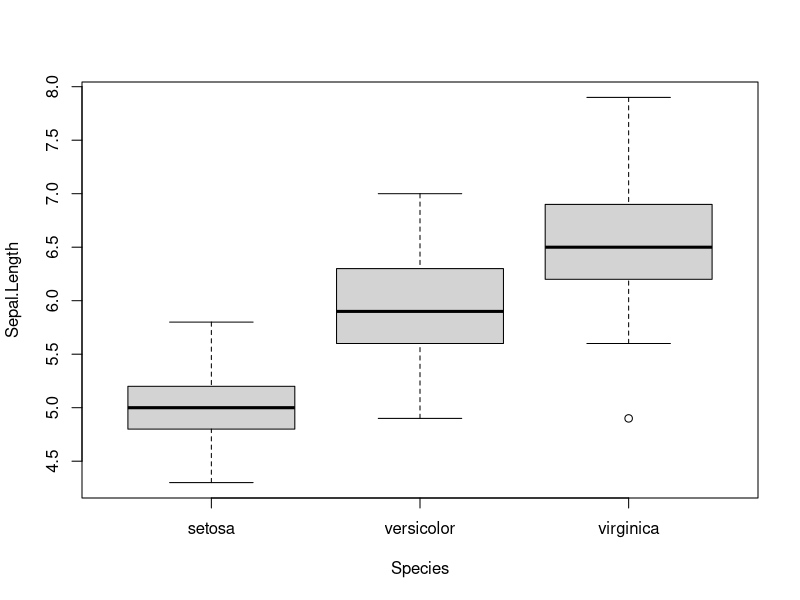
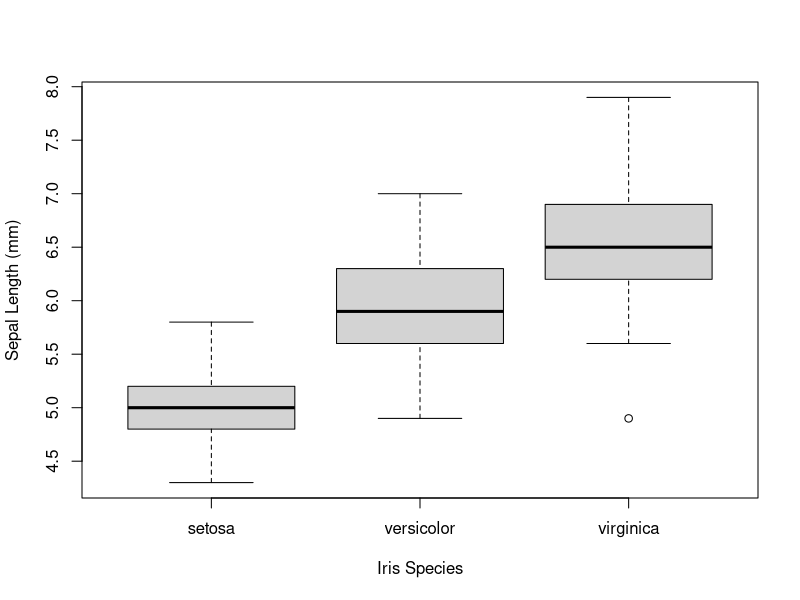
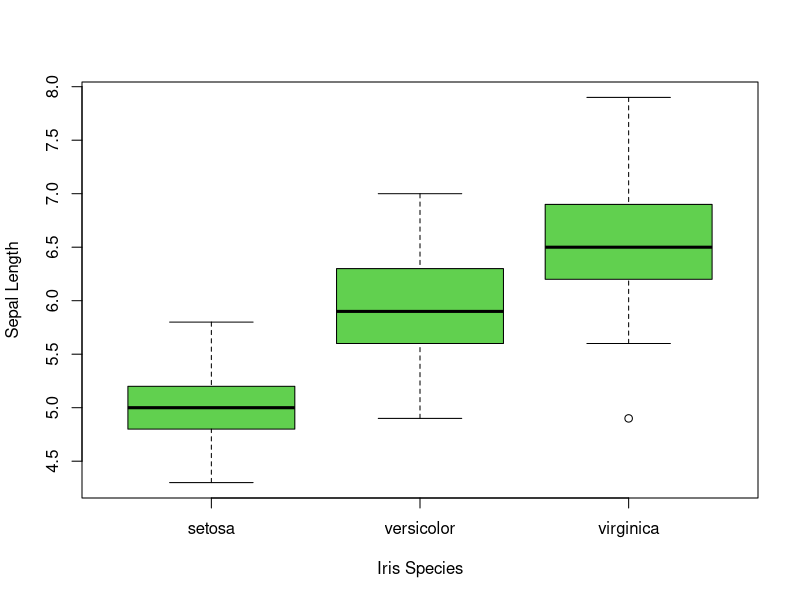
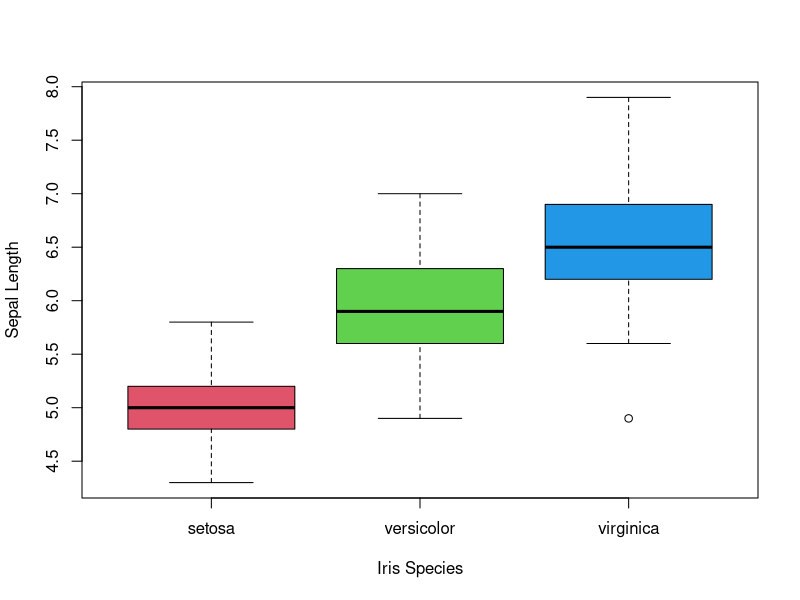
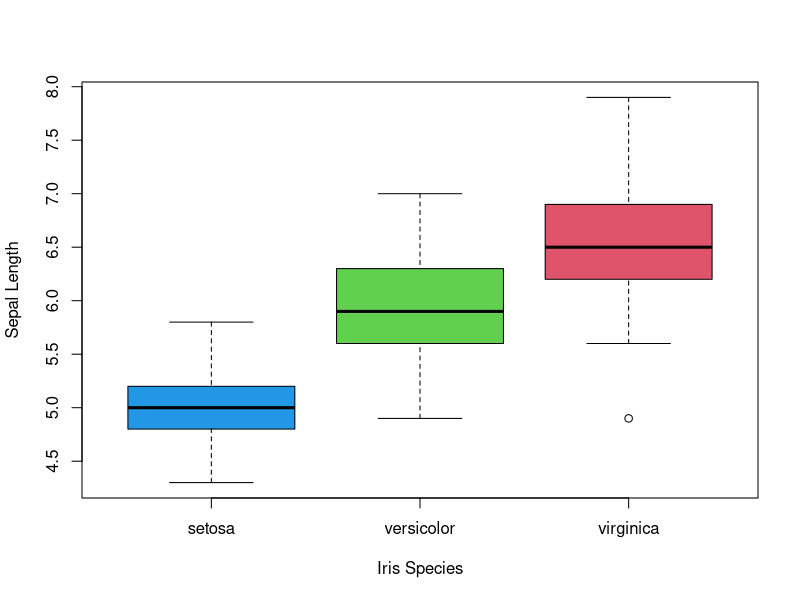
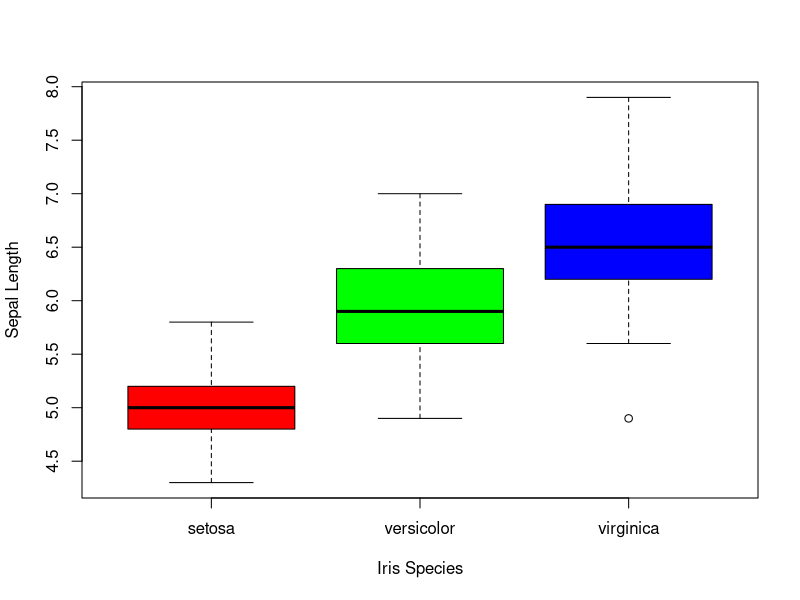
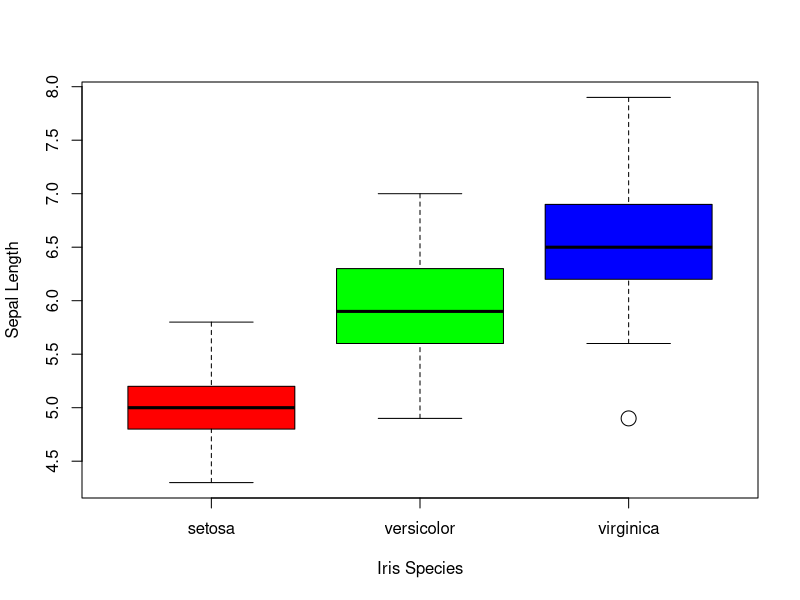
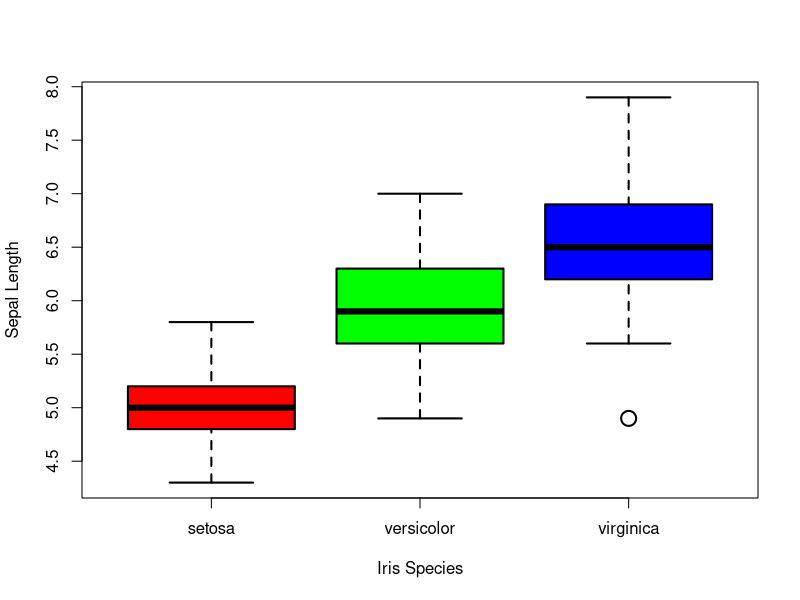

Reproduce these figures in R, in order.
## ---- chunk 1
#Set up
knitr::opts_chunk$set(echo = TRUE)
## ---- chunk 2
#Load the iris data
data(iris)
## ---- chunk 3
ls()
## ---- chunk 4
dim(iris)
## ---- chunk 5
names(iris)
## ---- chunk 6
#top of dataframe
head(iris)

#bottom of dataframe
tail(iris)
## ---- chunk 7
is(iris)
## ---- chunk 8
summary(iris)
## ---- chunk 9
summary(iris$Sepal.Width)
## ---- chunk 10
#all lower case
# summary(iris$sepal.width) # this won't work

#just "s" in "sepal" lower case
# summary(iris$sepal.Width)  #this won't work either

#or what if you capitalize "i" in "Iris"?
# summary(Iris$Sepal.Width) #won't work either
## ---- chunk 11
#Load the MASS package
library(MASS)
## ---- chunk 12
data(mammals)
## ---- chunk 13
ls()
## ---- chunk 14
?mammals
## ---- chunk 15
dim(mammals)
## ---- chunk 16
names(mammals)
## ---- chunk 17
head(mammals)
## ---- chunk 18
tail(mammals)
## ---- chunk 19
summary(mammals)
## ---- chunk 20
#install.packages("doBy")
## ---- chunk 21
#Load the iris data using the data() command, in case its not already loaded
data(iris)

#make a very basic boxplot
boxplot(Sepal.Length ~ Species,    #the plotting formula of y ~ x
        data = iris)               #the data to plot

## ---- chunk 22
#boxplot w/ axes labels
boxplot(Sepal.Length ~ Species,    #the plotting formula of y ~ x
        data = iris,           #the data to plot
        xlab = "Iris Species", #Label for x axis
        ylab = "Sepal Length (mm)" ) #Label for y axis, w/ units

## ---- chunk 23
#boxplot w/color changes
boxplot(Sepal.Length ~ Species,    #the plotting formula of y ~ x
        data = iris,           #the data to plot
        xlab = "Iris Species", #Label for x axis
        ylab = "Sepal Length",
        col = 3) 

## ---- chunk 24
#boxplot w/ each color different
boxplot(Sepal.Length ~ Species,    #the plotting formula of y ~ x
        data = iris,           #the data to plot
        xlab = "Iris Species", #Label for x axis
        ylab = "Sepal Length",
        col = 2:4) 

## ---- chunk 25
#col arguement w/explicit vector of colors
boxplot(Sepal.Length ~ Species,    #the plotting formula of y ~ x
        data = iris,           #the data to plot
        xlab = "Iris Species", #Label for x axis
        ylab = "Sepal Length",
        col = c(4,3,2)) 

## ---- chunk 26
#col arguement w/character vector of colors
boxplot(Sepal.Length ~ Species,    #the plotting formula of y ~ x
        data = iris,           #the data to plot
        xlab = "Iris Species", #Label for x axis
        ylab = "Sepal Length",
        col = c("red","green","blue")) 

## ---- chunk 27
#boxplot w/cex = 2
boxplot(Sepal.Length ~ Species,    #the plotting formula of y ~ x
        data = iris,           #the data to plot
        xlab = "Iris Species", #Label for x axis
        ylab = "Sepal Length",
        col = c("red","green","blue"),
        cex = 2)  #cex set to 2

## ---- chunk 28
#cex and lwd
boxplot(Sepal.Length ~ Species,    #the plotting formula of y ~ x
        data = iris,           #the data to plot
        xlab = "Iris Species", #Label for x axis
        ylab = "Sepal Length",
        col = c("red","green","blue"),
        lwd = 2,
        cex = 2)  #cex set to 2

## ---- chunk 29
hist(iris$Petal.Length)
## ---- chunk 30
hist(iris$Petal.Length, main = "")
## ---- chunk 31
#histogram with cex=2
hist(iris$Petal.Length, main = "", cex = 2)
## ---- chunk 32
#hist() with lwd =
hist(iris$Petal.Length, main = "", lwd = 2)
## ---- chunk 33
#par to change hist line widths
par(lwd = 3)
hist(iris$Petal.Length, main = "", lwd = 2)
## ---- chunk 34
hist(iris$Petal.Length,
     main = "", 
     lwd = 2, 
     col = 3)
## ---- chunk 35
hist(iris$Petal.Length, 
     main = "", 
     lwd = 2, col = 3,
     xlab = "Petal Length")
## ---- chunk 36
names(iris)
## ---- chunk 37
plot(Sepal.Length ~ Petal.Length, data = iris)
